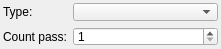
<?xml version="1.0" encoding="UTF-8"?>
<ui version="4.0">
 <class>Widget_NodeTechnique</class>
 <widget class="QWidget" name="Widget_NodeTechnique">
  <property name="geometry">
   <rect>
    <x>0</x>
    <y>0</y>
    <width>221</width>
    <height>49</height>
   </rect>
  </property>
  <property name="minimumSize">
   <size>
    <width>221</width>
    <height>49</height>
   </size>
  </property>
  <property name="maximumSize">
   <size>
    <width>221</width>
    <height>49</height>
   </size>
  </property>
  <property name="windowTitle">
   <string>Form</string>
  </property>
  <layout class="QFormLayout" name="formLayout">
   <property name="horizontalSpacing">
    <number>6</number>
   </property>
   <property name="verticalSpacing">
    <number>6</number>
   </property>
   <property name="leftMargin">
    <number>3</number>
   </property>
   <property name="topMargin">
    <number>3</number>
   </property>
   <property name="rightMargin">
    <number>3</number>
   </property>
   <property name="bottomMargin">
    <number>3</number>
   </property>
   <item row="0" column="0">
    <widget class="QLabel" name="label_type">
     <property name="text">
      <string>Type:</string>
     </property>
    </widget>
   </item>
   <item row="0" column="1">
    <widget class="QComboBox" name="comboBox_type"/>
   </item>
   <item row="1" column="0">
    <widget class="QLabel" name="label_countPass">
     <property name="text">
      <string>Count pass:</string>
     </property>
    </widget>
   </item>
   <item row="1" column="1">
    <widget class="QSpinBox" name="spinBox_countPass">
     <property name="minimum">
      <number>1</number>
     </property>
     <property name="maximum">
      <number>9999</number>
     </property>
    </widget>
   </item>
  </layout>
 </widget>
 <resources/>
 <connections/>
</ui>
